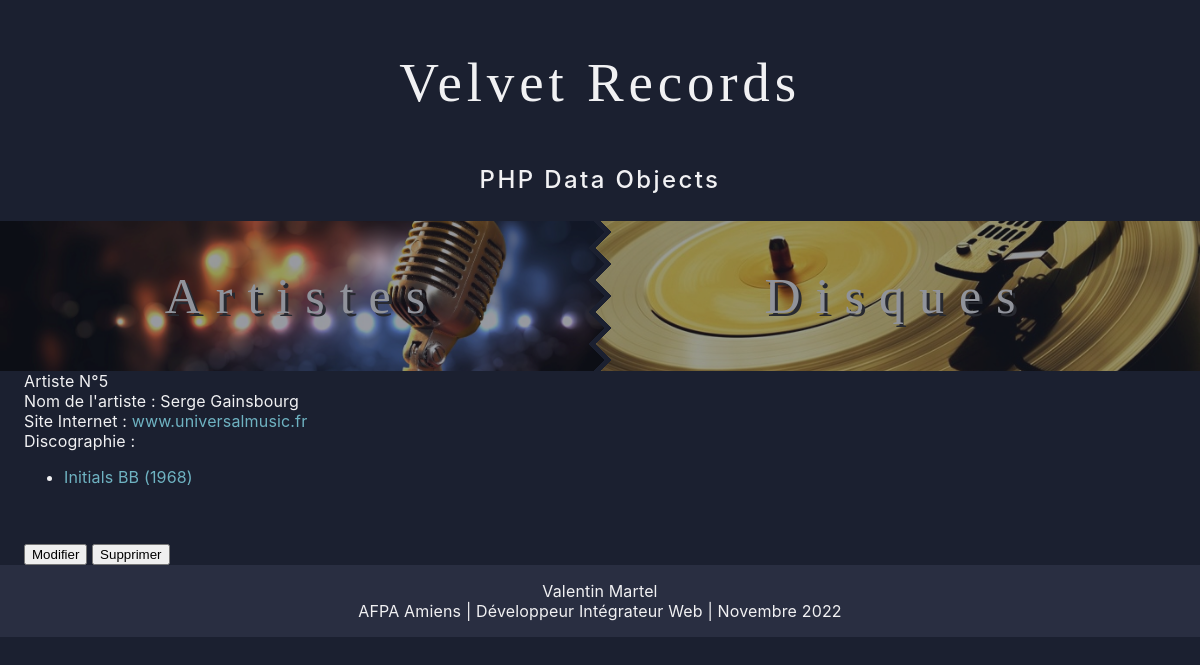
Page /tab_artists/artist_detail.php?id=5 on the committed database.
### tables this page shows
CREATE TABLE IF NOT EXISTS `artist` (
  `artist_id` int(11) NOT NULL AUTO_INCREMENT,
  `artist_name` varchar(255) DEFAULT NULL,
  `artist_url` varchar(255) DEFAULT NULL,
  `artist_picture` varchar(255) DEFAULT NULL,
  PRIMARY KEY (`artist_id`)
);

CREATE TABLE IF NOT EXISTS `disc` (
  `disc_id` int(11) NOT NULL AUTO_INCREMENT,
  `disc_title` varchar(255) DEFAULT NULL,
  `disc_year` int(11) DEFAULT NULL,
  `disc_picture` varchar(255) DEFAULT NULL,
  `disc_label` varchar(255) DEFAULT NULL,
  `disc_genre` varchar(255) DEFAULT NULL,
  `disc_price` decimal(6,2) DEFAULT NULL,
  `artist_id` int(11) DEFAULT NULL,
  PRIMARY KEY (`disc_id`),
  KEY `artist_id` (`artist_id`),
  CONSTRAINT `disc_ibfk_1` FOREIGN KEY (`artist_id`) REFERENCES `artist` (`artist_id`)
);

### tab_artists/artist_detail.php (the view, shortened to what this page needs)
<?php
    $db = connexionBase();
    $id = $_GET["id"];
    $requete = $db->prepare("SELECT * FROM artist WHERE artist_id=?");
    $requete->execute(array($id));
    $myArtist = $requete->fetch(PDO::FETCH_OBJ);
    $requete = $db->prepare("SELECT * FROM disc JOIN artist ON artist.artist_id = disc.artist_id WHERE artist.artist_id = ? ORDER BY disc_year ASC");
    $requete->execute(array($id));
    $discography = $requete->fetchAll(PDO::FETCH_OBJ);
?>
<!DOCTYPE html>
<html lang="fr">
<head>
    <link rel="stylesheet" type="text/css" media="screen" href="/back/serveur/php/PDO/assets/css/pages_content.css">
</head>
<body>
    <?php include('../structure/header.php'); ?>
    <?php include('../structure/nav.php'); ?>
    <section class="container">
        Artiste N°<?php echo $myArtist->artist_id ?>
        <br>
        Nom de l'artiste : <?= $myArtist->artist_name ?>
        <br>
        Site Internet : <a href="<?= $myArtist->artist_url ?>" target="_blank">
                            <?= (isset($myArtist->artist_url)) ? parse_url($myArtist->artist_url)['host'] : ""; ?>
                        </a>
        <br>
        Discographie :
        <?php
            if ($discography) {
                echo "<ul>";
                foreach ($discography as $disque)
                {
                    echo "<li><a href='/back/serveur/php/PDO/tab_discs/disc_details.php?id=$disque->disc_id>'>$disque->disc_title ($disque->disc_year)</a></li>";
                }
                echo "</ul>";
            }
            else {
                echo "Aucune discographie renseignée, <a href='/back/serveur/php/PDO/tab_discs/disc_new.php'>cliquez ici</a> pour ajouter un disque de cet artiste";
            }
        ?>
        <br><br>
        <a class="Modifier" href="artist_form.php?id=<?= $myArtist->artist_id ?>"><button>Modifier</button></a>
        <a class="supprimer" href="script_artist_delete.php?id=<?= $myArtist->artist_id ?>"><button>Supprimer</button></a>
    </section>
    <?php include('../structure/footer.php'); ?>
</body>
</html>

### assets/css/pages_content.css (style rules this page uses)
html { -webkit-font-smoothing: antialiased; box-sizing: border-box; text-size-adjust: 100%; }
body { margin: 0px; min-width: 345px; color: rgb(241, 241, 243); background-color: rgb(27, 32, 48); font-family: Inter, Arial; font-weight: 400; font-size: 1rem; letter-spacing: 0.01rem; text-decoration: none; }
a { width: fit-content; text-decoration: none; color: rgba(111,179,194,1); transition: color 0.125s linear; -webkit-transition: color 0.1s linear; }
.container { width: 100%; margin-left: auto; box-sizing: border-box; margin-right: auto; display: block; }
@media screen and (min-width: 960px) { .container { padding-left: 57px; padding-right: 57px; } }
@media screen and (min-width: 640px) { .container { padding-left: 32px; padding-right: 32px; } }
@media screen and (min-width: 0px) { .container { padding-left: 24px; padding-right: 24px; max-width: 100%; } }

### rows in the picture
artist: artist_id "5", artist_name "Serge Gainsbourg", artist_url "www.universalmusic.fr"
disc: disc_title "Initials BB", disc_year "1968"
